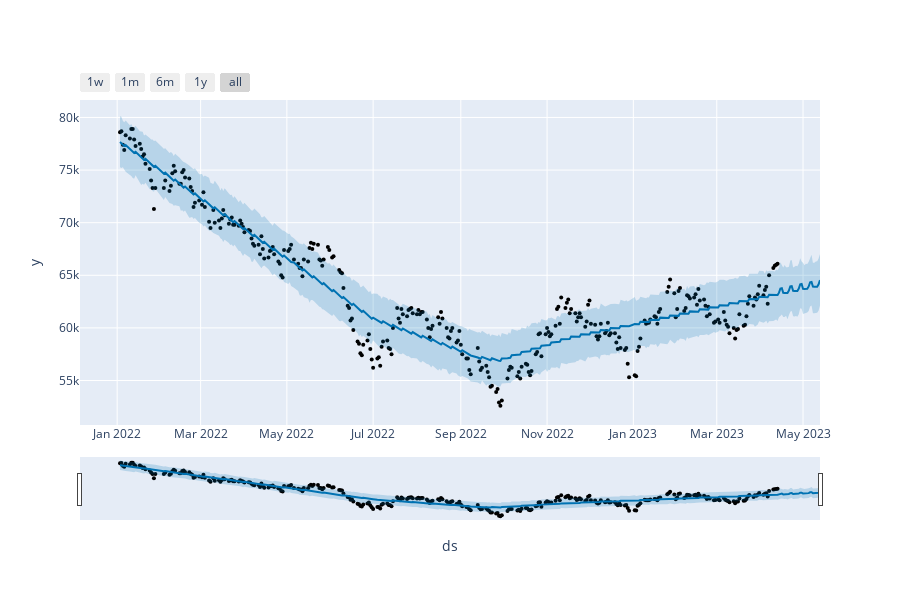

The cell this chart's notebook holds for it:
### Code cell
# 이왕이면 plotly를 사용하세요! 
plot_plotly(m, forecast)

### Figure 1 — Plotly figure (JSON) as saved in the notebook; plotly's stock layout.template omitted (floating-point values rounded to 4 significant figures; data arrays with more than 128 entries replaced by an {"elided": "..."} marker saying what was removed)
{"data": [{"marker": {"color": "black", "size": 4}, "mode": "markers", "name": "Actual", "type": "scatter", "x": {"elided": "317 str values"}, "y": {"elided": "317 int values"}}, {"hoverinfo": "skip", "line": {"width": 0}, "mode": "lines", "type": "scatter", "x": {"elided": "347 str values"}, "y": {"elided": "347 float values"}}, {"fill": "tonexty", "fillcolor": "rgba(0, 114, 178, 0.2)", "line": {"color": "#0072B2", "width": 2}, "mode": "lines", "name": "Predicted", "type": "scatter", "x": {"elided": "347 str values"}, "y": {"elided": "347 float values"}}, {"fill": "tonexty", "fillcolor": "rgba(0, 114, 178, 0.2)", "hoverinfo": "skip", "line": {"width": 0}, "mode": "lines", "type": "scatter", "x": {"elided": "347 str values"}, "y": {"elided": "347 float values"}}], "layout": {"height": 600, "showlegend": false, "width": 900, "xaxis": {"rangeselector": {"buttons": [{"count": 7, "label": "1w", "step": "day", "stepmode": "backward"}, {"count": 1, "label": "1m", "step": "month", "stepmode": "backward"}, {"count": 6, "label": "6m", "step": "month", "stepmode": "backward"}, {"count": 1, "label": "1y", "step": "year", "stepmode": "backward"}, {"step": "all"}]}, "rangeslider": {"visible": true}, "title": {"text": "ds"}, "type": "date"}, "yaxis": {"title": {"text": "y"}}}}
